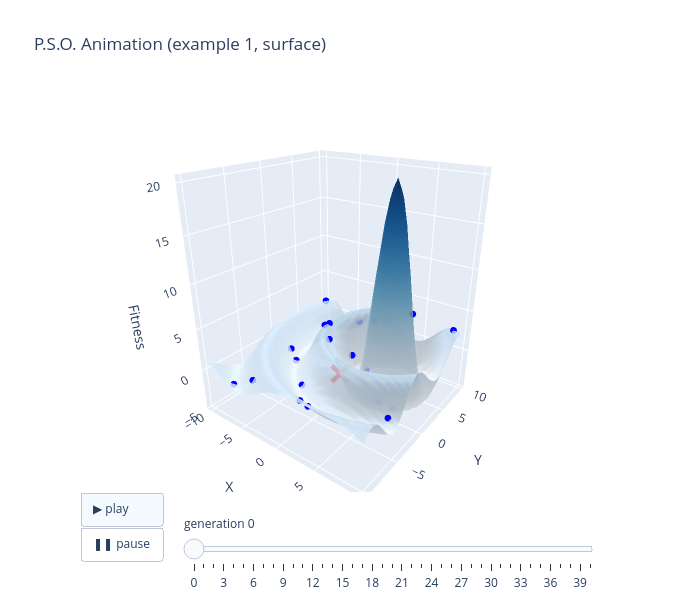

Source (notebook cell):
### Markdown cell above
### 3D 曲面動畫（animation02）

原程式用 `surfc(X,Y,-FXY)` 畫適應值（−f）的曲面，粒子畫在它的適應值高度上：

```matlab
surfc(X,Y,-FXY);
colormap winter
view(-20,20);
...
set(Hagent(j),'xdata',x(j),'ydata',y(j),'zdata',fitness(j),'visible','on');
```

### Code cell
def surface_animation(r, f, range_, step, opt, title, zmin):
    gx = np.arange(range_[0][0], range_[1][0] + step / 2, step)
    gy = np.arange(range_[0][1], range_[1][1] + step / 2, step)
    X, Y = np.meshgrid(gx, gy)
    def pts(k):
        p, g = r["frames"][k], r["gbest"][k]
        return [go.Scatter3d(x=p[:, 0], y=p[:, 1], z=-f(p[:, 0], p[:, 1]), mode="markers", marker=dict(color="blue", size=4), name="particles"),
                go.Scatter3d(x=[g[0]], y=[g[1]], z=[-f(g[0], g[1])], mode="markers", marker=dict(color="red", size=7, symbol="x"), name="gBEST")]
    base = [go.Surface(x=gx, y=gy, z=np.round(-f(X, Y), 3), colorscale="Blues", opacity=0.8, showscale=False)]
    n = len(r["frames"])
    fig = go.Figure(data=base + pts(0), frames=[go.Frame(data=pts(k), traces=[1, 2], name=str(k)) for k in range(n)])
    fig.update_layout(
        title=title, width=680, height=600, showlegend=False,
        scene=dict(xaxis_title="X", yaxis_title="Y", zaxis_title="Fitness", zaxis=dict(range=[zmin, None]),
                   camera=dict(eye=dict(x=1.2, y=-1.6, z=0.9))),
        updatemenus=[dict(type="buttons", x=0, y=0, xanchor="left", buttons=[
            dict(label="▶ play", method="animate", args=[None, dict(frame=dict(duration=300, redraw=True), fromcurrent=True)]),
            dict(label="❚❚ pause", method="animate", args=[[None], dict(mode="immediate", frame=dict(duration=0))])])],
        sliders=[dict(active=0, x=0.2, len=0.8, y=0, currentvalue=dict(prefix="generation "),
                      steps=[dict(label=str(k), method="animate", args=[[str(k)], dict(mode="immediate", frame=dict(duration=0, redraw=True))]) for k in range(n)])])
    return fig

surface_animation(r1, f_ex01, [[-10, -10], [10, 10]], 0.5, (4, 4), "P.S.O. Animation (example 1, surface)", -5).show()

### Figure 1 — Plotly figure (JSON) as saved in the notebook; plotly's stock layout.template omitted (floating-point values rounded to 4 significant figures; data arrays with more than 128 entries replaced by an {"elided": "..."} marker saying what was removed)
{"data": [{"colorscale": [[0.0, "rgb(247,251,255)"], [0.125, "rgb(222,235,247)"], [0.25, "rgb(198,219,239)"], [0.375, "rgb(158,202,225)"], [0.5, "rgb(107,174,214)"], [0.625, "rgb(66,146,198)"], [0.75, "rgb(33,113,181)"], [0.875, "rgb(8,81,156)"], [1.0, "rgb(8,48,107)"]], "opacity": 0.8, "showscale": false, "type": "surface", "x": [-10.0, -9.5, -9.0, -8.5, -8.0, -7.5, -7.0, -6.5, -6.0, -5.5, -5.0, -4.5, -4.0, -3.5, -3.0, -2.5, -2.0, -1.5, -1.0, -0.5, 0.0, 0.5, 1.0, 1.5, 2.0, 2.5, 3.0, 3.5, 4.0, 4.5, 5.0, 5.5, 6.0, 6.5, 7.0, 7.5, 8.0, 8.5, 9.0, 9.5, 10.0], "y": [-10.0, -9.5, -9.0, -8.5, -8.0, -7.5, -7.0, -6.5, -6.0, -5.5, -5.0, -4.5, -4.0, -3.5, -3.0, -2.5, -2.0, -1.5, -1.0, -0.5, 0.0, 0.5, 1.0, 1.5, 2.0, 2.5, 3.0, 3.5, 4.0, 4.5, 5.0, 5.5, 6.0, 6.5, 7.0, 7.5, 8.0, 8.5, 9.0, 9.5, 10.0], "z": {"elided": "41x41 float values"}}, {"marker": {"color": "blue", "size": 4}, "mode": "markers", "name": "particles", "type": "scatter3d", "x": [0.2364, 9.009, -7.117, 8.973, -3.763, -1.533, 6.554, -1.816, 0.9919, -9.449, 5.07, 0.7629, -3.405, 5.769, -3.936, -0.93, -7.319, -1.938, -5.931, -4.754], "y": [5.007, -4.392, -0.2962, 9.615, 9.233, 4.496, 0.8245, -4.462, -6.787, 9.399, 0.3214, -7.683, 2.47, 5.534, 2.26, 8.346, -9.208, 0.5718, -0.8133, -8.753], "z": [-3.775, -0.8782, -0.8674, 2.547, -0.07963, -2.076, -4.115, -1.562, -1.69, 1.231, -3.612, -0.5511, 2.562, 5.283, 2.267, 1.137, -1.117, 1.792, -1.778, 0.1789]}, {"marker": {"color": "red", "size": 7, "symbol": "x"}, "mode": "markers", "name": "gBEST", "type": "scatter3d", "x": [0.0], "y": [0.0], "z": [-1.745]}], "layout": {"height": 600, "scene": {"camera": {"eye": {"x": 1.2, "y": -1.6, "z": 0.9}}, "xaxis": {"title": {"text": "X"}}, "yaxis": {"title": {"text": "Y"}}, "zaxis": {"range": [-5, null], "title": {"text": "Fitness"}}}, "showlegend": false, "sliders": [{"active": 0, "currentvalue": {"prefix": "generation "}, "len": 0.8, "steps": [{"args": [["0"], {"frame": {"duration": 0, "redraw": true}, "mode": "immediate"}], "label": "0", "method": "animate"}, {"args": [["1"], {"frame": {"duration": 0, "redraw": true}, "mode": "immediate"}], "label": "1", "method": "animate"}, {"args": [["2"], {"frame": {"duration": 0, "redraw": true}, "mode": "immediate"}], "label": "2", "method": "animate"}, {"args": [["3"], {"frame": {"duration": 0, "redraw": true}, "mode": "immediate"}], "label": "3", "method": "animate"}, {"args": [["4"], {"frame": {"duration": 0, "redraw": true}, "mode": "immediate"}], "label": "4", "method": "animate"}, {"args": [["5"], {"frame": {"duration": 0, "redraw": true}, "mode": "immediate"}], "label": "5", "method": "animate"}, {"args": [["6"], {"frame": {"duration": 0, "redraw": true}, "mode": "immediate"}], "label": "6", "method": "animate"}, {"args": [["7"], {"frame": {"duration": 0, "redraw": true}, "mode": "immediate"}], "label": "7", "method": "animate"}, {"args": [["8"], {"frame": {"duration": 0, "redraw": true}, "mode": "immediate"}], "label": "8", "method": "animate"}, {"args": [["9"], {"frame": {"duration": 0, "redraw": true}, "mode": "immediate"}], "label": "9", "method": "animate"}, {"args": [["10"], {"frame": {"duration": 0, "redraw": true}, "mode": "immediate"}], "label": "10", "method": "animate"}, {"args": [["11"], {"frame": {"duration": 0, "redraw": true}, "mode": "immediate"}], "label": "11", "method": "animate"}, {"args": [["12"], {"frame": {"duration": 0, "redraw": true}, "mode": "immediate"}], "label": "12", "method": "animate"}, {"args": [["13"], {"frame": {"duration": 0, "redraw": true}, "mode": "immediate"}], "label": "13", "method": "animate"}, {"args": [["14"], {"frame": {"duration": 0, "redraw": true}, "mode": "immediate"}], "label": "14", "method": "animate"}, {"args": [["15"], {"frame": {"duration": 0, "redraw": true}, "mode": "immediate"}], "label": "15", "method": "animate"}, {"args": [["16"], {"frame": {"duration": 0, "redraw": true}, "mode": "immediate"}], "label": "16", "method": "animate"}, {"args": [["17"], {"frame": {"duration": 0, "redraw": true}, "mode": "immediate"}], "label": "17", "method": "animate"}, {"args": [["18"], {"frame": {"duration": 0, "redraw": true}, "mode": "immediate"}], "label": "18", "method": "animate"}, {"args": [["19"], {"frame": {"duration": 0, "redraw": true}, "mode": "immediate"}], "label": "19", "method": "animate"}, {"args": [["20"], {"frame": {"duration": 0, "redraw": true}, "mode": "immediate"}], "label": "20", "method": "animate"}, {"args": [["21"], {"frame": {"duration": 0, "redraw": true}, "mode": "immediate"}], "label": "21", "method": "animate"}, {"args": [["22"], {"frame": {"duration": 0, "redraw": true}, "mode": "immediate"}], "label": "22", "method": "animate"}, {"args": [["23"], {"frame": {"duration": 0, "redraw": true}, "mode": "immediate"}], "label": "23", "method": "animate"}, {"args": [["24"], {"frame": {"duration": 0, "redraw": true}, "mode": "immediate"}], "label": "24", "method": "animate"}, {"args": [["25"], {"frame": {"duration": 0, "redraw": true}, "mode": "immediate"}], "label": "25", "method": "animate"}, {"args": [["26"], {"frame": {"duration": 0, "redraw": true}, "mode": "immediate"}], "label": "26", "method": "animate"}, {"args": [["27"], {"frame": {"duration": 0, "redraw": true}, "mode": "immediate"}], "label": "27", "method": "animate"}, {"args": [["28"], {"frame": {"duration": 0, "redraw": true}, "mode": "immediate"}], "label": "28", "method": "animate"}, {"args": [["29"], {"frame": {"duration": 0, "redraw": true}, "mode": "immediate"}], "label": "29", "method": "animate"}, {"args": [["30"], {"frame": {"duration": 0, "redraw": true}, "mode": "immediate"}], "label": "30", "method": "animate"}, {"args": [["31"], {"frame": {"duration": 0, "redraw": true}, "mode": "immediate"}], "label": "31", "method": "animate"}, {"args": [["32"], {"frame": {"duration": 0, "redraw": true}, "mode": "immediate"}], "label": "32", "method": "animate"}, {"args": [["33"], {"frame": {"duration": 0, "redraw": true}, "mode": "immediate"}], "label": "33", "method": "animate"}, {"args": [["34"], {"frame": {"duration": 0, "redraw": true}, "mode": "immediate"}], "label": "34", "method": "animate"}, {"args": [["35"], {"frame": {"duration": 0, "redraw": true}, "mode": "immediate"}], "label": "35", "method": "animate"}, {"args": [["36"], {"frame": {"duration": 0, "redraw": true}, "mode": "immediate"}], "label": "36", "method": "animate"}, {"args": [["37"], {"frame": {"duration": 0, "redraw": true}, "mode": "immediate"}], "label": "37", "method": "animate"}, {"args": [["38"], {"frame": {"duration": 0, "redraw": true}, "mode": "immediate"}], "label": "38", "method": "animate"}, {"args": [["39"], {"frame": {"duration": 0, "redraw": true}, "mode": "immediate"}], "label": "39", "method": "animate"}, {"args": [["40"], {"frame": {"duration": 0, "redraw": true}, "mode": "immediate"}], "label": "40", "method": "animate"}], "x": 0.2, "y": 0}], "title": {"text": "P.S.O. Animation (example 1, surface)"}, "updatemenus": [{"buttons": [{"args": [null, {"frame": {"duration": 300, "redraw": true}, "fromcurrent": true}], "label": "▶ play", "method": "animate"}, {"args": [[null], {"frame": {"duration": 0}, "mode": "immediate"}], "label": "❚❚ pause", "method": "animate"}], "type": "buttons", "x": 0, "xanchor": "left", "y": 0}], "width": 680}}
